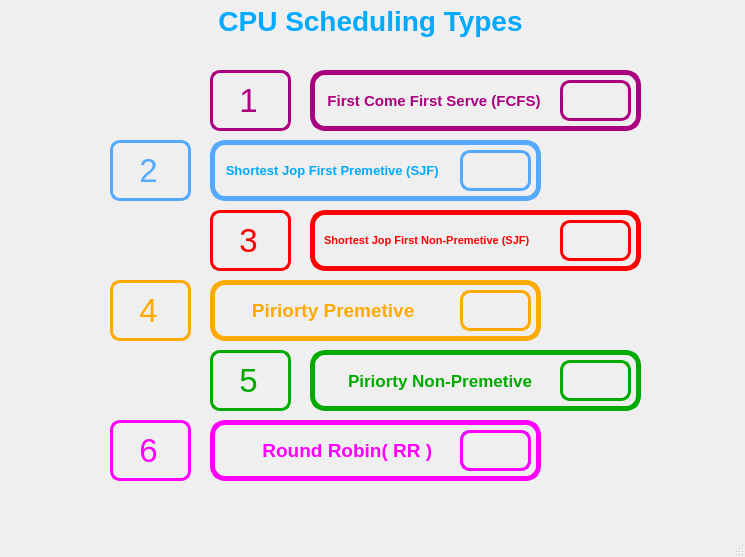
<?xml version="1.0" encoding="UTF-8"?>
<ui version="4.0">
 <class>MainWindow</class>
 <widget class="QMainWindow" name="MainWindow">
  <property name="geometry">
   <rect>
    <x>0</x>
    <y>0</y>
    <width>745</width>
    <height>557</height>
   </rect>
  </property>
  <property name="font">
   <font>
    <pointsize>25</pointsize>
   </font>
  </property>
  <property name="tabletTracking">
   <bool>false</bool>
  </property>
  <property name="windowTitle">
   <string>MainWindow</string>
  </property>
  <property name="styleSheet">
   <string notr="true">background:url(:/img/blue_wallpaper.jpg)</string>
  </property>
  <widget class="QWidget" name="centralwidget">
   <widget class="QPushButton" name="fcfsMain">
    <property name="enabled">
     <bool>true</bool>
    </property>
    <property name="geometry">
     <rect>
      <x>310</x>
      <y>70</y>
      <width>331</width>
      <height>61</height>
     </rect>
    </property>
    <property name="font">
     <font>
      <pointsize>11</pointsize>
      <weight>75</weight>
      <bold>true</bold>
     </font>
    </property>
    <property name="cursor">
     <cursorShape>ClosedHandCursor</cursorShape>
    </property>
    <property name="styleSheet">
     <string notr="true">background: url(:/img/button.png);
 border: 5px solid ;
 border-radius: 15px;
border-color:#aa007f;
 text-align: left;
color: #aa007f;  
</string>
    </property>
    <property name="text">
     <string>   First Come First Serve (FCFS)</string>
    </property>
    <property name="iconSize">
     <size>
      <width>49</width>
      <height>117</height>
     </size>
    </property>
    <property name="checkable">
     <bool>true</bool>
    </property>
    <property name="checked">
     <bool>false</bool>
    </property>
    <property name="autoDefault">
     <bool>false</bool>
    </property>
    <property name="default">
     <bool>false</bool>
    </property>
    <property name="flat">
     <bool>false</bool>
    </property>
   </widget>
   <widget class="QLabel" name="label">
    <property name="geometry">
     <rect>
      <x>190</x>
      <y>0</y>
      <width>361</width>
      <height>41</height>
     </rect>
    </property>
    <property name="font">
     <font>
      <pointsize>21</pointsize>
      <weight>75</weight>
      <bold>true</bold>
     </font>
    </property>
    <property name="styleSheet">
     <string notr="true">color: rgb(0, 170, 255); </string>
    </property>
    <property name="text">
     <string>CPU Scheduling Types</string>
    </property>
    <property name="alignment">
     <set>Qt::AlignCenter</set>
    </property>
   </widget>
   <widget class="QLabel" name="label_2">
    <property name="geometry">
     <rect>
      <x>560</x>
      <y>80</y>
      <width>71</width>
      <height>41</height>
     </rect>
    </property>
    <property name="styleSheet">
     <string notr="true"> border: 3px solid ;
border-radius:10px;
border-color:#aa007f;</string>
    </property>
    <property name="text">
     <string/>
    </property>
    <property name="pixmap">
     <pixmap resource="QT_resource/image.qrc">:/img/icon3.jpg</pixmap>
    </property>
    <property name="scaledContents">
     <bool>true</bool>
    </property>
   </widget>
   <widget class="QLabel" name="label_no1">
    <property name="geometry">
     <rect>
      <x>210</x>
      <y>70</y>
      <width>81</width>
      <height>61</height>
     </rect>
    </property>
    <property name="font">
     <font>
      <pointsize>25</pointsize>
     </font>
    </property>
    <property name="styleSheet">
     <string notr="true">background :url(:/img/button.png);
 border: 3px solid ;
border-radius:10px;
border-color:#aa007f;
color:#aa007f;
</string>
    </property>
    <property name="text">
     <string>  1</string>
    </property>
   </widget>
   <widget class="QLabel" name="label_no2">
    <property name="geometry">
     <rect>
      <x>110</x>
      <y>140</y>
      <width>81</width>
      <height>61</height>
     </rect>
    </property>
    <property name="font">
     <font>
      <pointsize>25</pointsize>
     </font>
    </property>
    <property name="styleSheet">
     <string notr="true">background :url(:/img/button.png);
 border: 3px solid ;
border-radius:10px;
border-color:#55aaff;
color:#55aaff;
</string>
    </property>
    <property name="text">
     <string>  2</string>
    </property>
   </widget>
   <widget class="QPushButton" name="sjfPreMain">
    <property name="enabled">
     <bool>true</bool>
    </property>
    <property name="geometry">
     <rect>
      <x>210</x>
      <y>140</y>
      <width>331</width>
      <height>61</height>
     </rect>
    </property>
    <property name="font">
     <font>
      <pointsize>10</pointsize>
      <weight>75</weight>
      <bold>true</bold>
     </font>
    </property>
    <property name="cursor">
     <cursorShape>ClosedHandCursor</cursorShape>
    </property>
    <property name="styleSheet">
     <string notr="true">background: url(:/img/button.png);
 border: 5px solid ;
 border-radius: 15px;
border-color:#55aaff;
 text-align: left;
color: rgb(0, 170, 255);  
 
</string>
    </property>
    <property name="text">
     <string>   Shortest Jop First Premetive (SJF)</string>
    </property>
    <property name="iconSize">
     <size>
      <width>49</width>
      <height>117</height>
     </size>
    </property>
    <property name="checkable">
     <bool>true</bool>
    </property>
    <property name="checked">
     <bool>false</bool>
    </property>
    <property name="autoDefault">
     <bool>false</bool>
    </property>
    <property name="default">
     <bool>false</bool>
    </property>
    <property name="flat">
     <bool>false</bool>
    </property>
   </widget>
   <widget class="QLabel" name="label_5">
    <property name="geometry">
     <rect>
      <x>460</x>
      <y>150</y>
      <width>71</width>
      <height>41</height>
     </rect>
    </property>
    <property name="styleSheet">
     <string notr="true"> border: 3px solid ;
border-radius:10px;
border-color:#55aaff;</string>
    </property>
    <property name="text">
     <string/>
    </property>
    <property name="pixmap">
     <pixmap resource="QT_resource/image.qrc">:/img/icon1.jpg</pixmap>
    </property>
    <property name="scaledContents">
     <bool>true</bool>
    </property>
   </widget>
   <widget class="QLabel" name="label_no3">
    <property name="geometry">
     <rect>
      <x>210</x>
      <y>210</y>
      <width>81</width>
      <height>61</height>
     </rect>
    </property>
    <property name="font">
     <font>
      <pointsize>25</pointsize>
     </font>
    </property>
    <property name="styleSheet">
     <string notr="true">background :url(:/img/button.png);
 border: 3px solid ;
border-radius:10px;
border-color:#ff0000;
color:#ff0000;
</string>
    </property>
    <property name="text">
     <string>  3</string>
    </property>
   </widget>
   <widget class="QPushButton" name="sjfNonMain">
    <property name="enabled">
     <bool>true</bool>
    </property>
    <property name="geometry">
     <rect>
      <x>310</x>
      <y>210</y>
      <width>331</width>
      <height>61</height>
     </rect>
    </property>
    <property name="font">
     <font>
      <pointsize>8</pointsize>
      <weight>75</weight>
      <bold>true</bold>
     </font>
    </property>
    <property name="cursor">
     <cursorShape>ClosedHandCursor</cursorShape>
    </property>
    <property name="styleSheet">
     <string notr="true">background: url(:/img/button.png);
 border: 5px solid ;
 border-radius: 15px;
border-color:#ff0000;
 text-align: left;
color: #ff0000;  

</string>
    </property>
    <property name="text">
     <string>   Shortest Jop First Non-Premetive (SJF)</string>
    </property>
    <property name="iconSize">
     <size>
      <width>49</width>
      <height>117</height>
     </size>
    </property>
    <property name="checkable">
     <bool>true</bool>
    </property>
    <property name="checked">
     <bool>false</bool>
    </property>
    <property name="autoDefault">
     <bool>false</bool>
    </property>
    <property name="default">
     <bool>false</bool>
    </property>
    <property name="flat">
     <bool>false</bool>
    </property>
   </widget>
   <widget class="QLabel" name="label_7">
    <property name="geometry">
     <rect>
      <x>560</x>
      <y>220</y>
      <width>71</width>
      <height>41</height>
     </rect>
    </property>
    <property name="styleSheet">
     <string notr="true"> border: 3px solid ;
border-radius:10px;
border-color:#ff0000;</string>
    </property>
    <property name="text">
     <string/>
    </property>
    <property name="pixmap">
     <pixmap resource="QT_resource/image.qrc">:/img/icon2.jpg</pixmap>
    </property>
    <property name="scaledContents">
     <bool>true</bool>
    </property>
   </widget>
   <widget class="QLabel" name="label_no4">
    <property name="geometry">
     <rect>
      <x>110</x>
      <y>280</y>
      <width>81</width>
      <height>61</height>
     </rect>
    </property>
    <property name="font">
     <font>
      <pointsize>25</pointsize>
     </font>
    </property>
    <property name="styleSheet">
     <string notr="true">background :url(:/img/button.png);
 border: 3px solid ;
border-radius:10px;
border-color:#ffaa00;
color:#ffaa00;
</string>
    </property>
    <property name="text">
     <string>  4</string>
    </property>
   </widget>
   <widget class="QPushButton" name="piriortyPreMain">
    <property name="enabled">
     <bool>true</bool>
    </property>
    <property name="geometry">
     <rect>
      <x>210</x>
      <y>280</y>
      <width>331</width>
      <height>61</height>
     </rect>
    </property>
    <property name="font">
     <font>
      <pointsize>14</pointsize>
      <weight>75</weight>
      <bold>true</bold>
     </font>
    </property>
    <property name="cursor">
     <cursorShape>ClosedHandCursor</cursorShape>
    </property>
    <property name="styleSheet">
     <string notr="true">background: url(:/img/button.png);
 border: 5px solid ;
 border-radius: 15px;
border-color:#ffaa00;
 text-align: left;
color:#ffaa00;  
 
</string>
    </property>
    <property name="text">
     <string>       Piriorty Premetive</string>
    </property>
    <property name="iconSize">
     <size>
      <width>49</width>
      <height>117</height>
     </size>
    </property>
    <property name="checkable">
     <bool>true</bool>
    </property>
    <property name="checked">
     <bool>false</bool>
    </property>
    <property name="autoDefault">
     <bool>false</bool>
    </property>
    <property name="default">
     <bool>false</bool>
    </property>
    <property name="flat">
     <bool>false</bool>
    </property>
   </widget>
   <widget class="QLabel" name="label_9">
    <property name="geometry">
     <rect>
      <x>460</x>
      <y>290</y>
      <width>71</width>
      <height>41</height>
     </rect>
    </property>
    <property name="styleSheet">
     <string notr="true"> border: 3px solid ;
border-radius:10px;
border-color:#ffaa00;</string>
    </property>
    <property name="text">
     <string/>
    </property>
    <property name="pixmap">
     <pixmap resource="QT_resource/image.qrc">:/img/icon4.jpg</pixmap>
    </property>
    <property name="scaledContents">
     <bool>true</bool>
    </property>
   </widget>
   <widget class="QLabel" name="label_no5">
    <property name="geometry">
     <rect>
      <x>210</x>
      <y>350</y>
      <width>81</width>
      <height>61</height>
     </rect>
    </property>
    <property name="font">
     <font>
      <pointsize>25</pointsize>
     </font>
    </property>
    <property name="styleSheet">
     <string notr="true">background :url(:/img/button.png);
 border: 3px solid ;
border-radius:10px;
border-color:#00aa00;
color:#00aa00;
</string>
    </property>
    <property name="text">
     <string>  5</string>
    </property>
   </widget>
   <widget class="QPushButton" name="piriorityNonMain">
    <property name="enabled">
     <bool>true</bool>
    </property>
    <property name="geometry">
     <rect>
      <x>310</x>
      <y>350</y>
      <width>331</width>
      <height>61</height>
     </rect>
    </property>
    <property name="font">
     <font>
      <pointsize>13</pointsize>
      <weight>75</weight>
      <bold>true</bold>
     </font>
    </property>
    <property name="cursor">
     <cursorShape>ClosedHandCursor</cursorShape>
    </property>
    <property name="styleSheet">
     <string notr="true">background: url(:/img/button.png);
 border: 5px solid ;
 border-radius: 15px;
border-color:#00aa00;
 text-align: left;
color:#00aa00;  

</string>
    </property>
    <property name="text">
     <string>       Piriorty Non-Premetive</string>
    </property>
    <property name="iconSize">
     <size>
      <width>49</width>
      <height>117</height>
     </size>
    </property>
    <property name="checkable">
     <bool>true</bool>
    </property>
    <property name="checked">
     <bool>false</bool>
    </property>
    <property name="autoDefault">
     <bool>false</bool>
    </property>
    <property name="default">
     <bool>false</bool>
    </property>
    <property name="flat">
     <bool>false</bool>
    </property>
   </widget>
   <widget class="QLabel" name="label_11">
    <property name="geometry">
     <rect>
      <x>560</x>
      <y>360</y>
      <width>71</width>
      <height>41</height>
     </rect>
    </property>
    <property name="styleSheet">
     <string notr="true"> border: 3px solid ;
border-radius:10px;
border-color:#00aa00;</string>
    </property>
    <property name="text">
     <string/>
    </property>
    <property name="pixmap">
     <pixmap resource="QT_resource/image.qrc">:/img/icon6.jpg</pixmap>
    </property>
    <property name="scaledContents">
     <bool>true</bool>
    </property>
   </widget>
   <widget class="QLabel" name="label_no6">
    <property name="geometry">
     <rect>
      <x>110</x>
      <y>420</y>
      <width>81</width>
      <height>61</height>
     </rect>
    </property>
    <property name="font">
     <font>
      <pointsize>25</pointsize>
     </font>
    </property>
    <property name="styleSheet">
     <string notr="true">background :url(:/img/button.png);
 border: 3px solid ;
border-radius:10px;
border-color:#ff00ff;
color:#ff00ff;
</string>
    </property>
    <property name="text">
     <string>  6</string>
    </property>
   </widget>
   <widget class="QLabel" name="label_13">
    <property name="geometry">
     <rect>
      <x>460</x>
      <y>430</y>
      <width>71</width>
      <height>41</height>
     </rect>
    </property>
    <property name="styleSheet">
     <string notr="true"> border: 3px solid ;
border-radius:10px;
border-color:#55aaff;</string>
    </property>
    <property name="text">
     <string/>
    </property>
    <property name="pixmap">
     <pixmap resource="QT_resource/image.qrc">:/img/icon3.jpg</pixmap>
    </property>
    <property name="scaledContents">
     <bool>true</bool>
    </property>
   </widget>
   <widget class="QPushButton" name="rrMain">
    <property name="enabled">
     <bool>true</bool>
    </property>
    <property name="geometry">
     <rect>
      <x>210</x>
      <y>420</y>
      <width>331</width>
      <height>61</height>
     </rect>
    </property>
    <property name="font">
     <font>
      <pointsize>14</pointsize>
      <weight>75</weight>
      <bold>true</bold>
     </font>
    </property>
    <property name="cursor">
     <cursorShape>ClosedHandCursor</cursorShape>
    </property>
    <property name="styleSheet">
     <string notr="true">background: url(:/img/button.png);
 border: 5px solid ;
 border-radius: 15px;
border-color:#ff00ff;
 text-align: left;
color: #ff00ff;  
 </string>
    </property>
    <property name="text">
     <string>         Round Robin( RR )</string>
    </property>
    <property name="iconSize">
     <size>
      <width>49</width>
      <height>117</height>
     </size>
    </property>
    <property name="checkable">
     <bool>true</bool>
    </property>
    <property name="checked">
     <bool>false</bool>
    </property>
    <property name="autoDefault">
     <bool>false</bool>
    </property>
    <property name="default">
     <bool>false</bool>
    </property>
    <property name="flat">
     <bool>false</bool>
    </property>
   </widget>
   <widget class="QLabel" name="label_14">
    <property name="geometry">
     <rect>
      <x>460</x>
      <y>430</y>
      <width>71</width>
      <height>41</height>
     </rect>
    </property>
    <property name="styleSheet">
     <string notr="true"> border: 3px solid ;
border-radius:10px;
border-color:#ff00ff;</string>
    </property>
    <property name="text">
     <string/>
    </property>
    <property name="pixmap">
     <pixmap resource="QT_resource/image.qrc">:/img/icon5.jpg</pixmap>
    </property>
    <property name="scaledContents">
     <bool>true</bool>
    </property>
   </widget>
  </widget>
  <widget class="QMenuBar" name="menubar">
   <property name="geometry">
    <rect>
     <x>0</x>
     <y>0</y>
     <width>745</width>
     <height>21</height>
    </rect>
   </property>
  </widget>
  <widget class="QStatusBar" name="statusbar"/>
 </widget>
 <resources>
  <include location="QT_resource/image.qrc"/>
 </resources>
 <connections/>
</ui>
